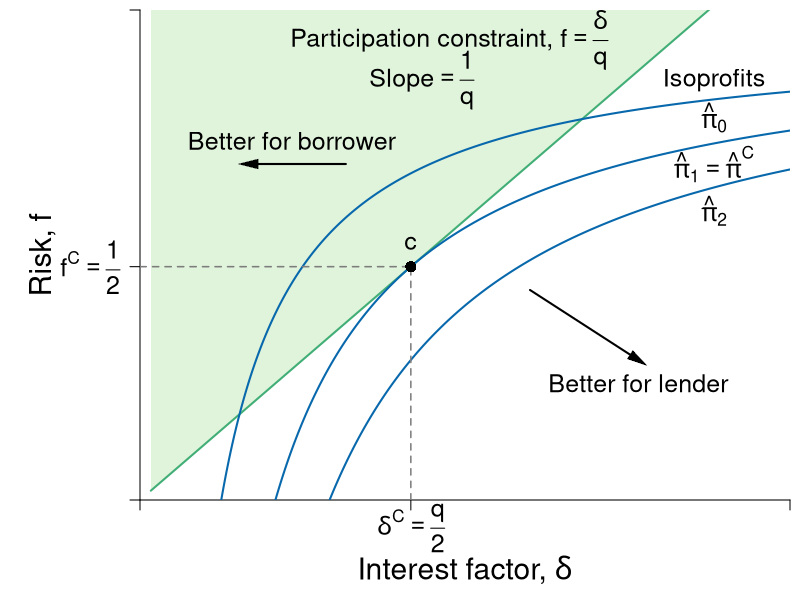

R code for this plot:
#Graph Designer: Simon Halliday, Scott Cohn
#Authors: Bowles, Foley and Halliday
#Title: Coordination, Conflict and Competition: A Text in Microeconomics

library(shape)
pdf(file = "credit/contractual_risk.pdf", width = 8, height = 6)

#Set parameters for graphics
axislabelsize <- 1.8
labelsize <- 1.5
namesize <- 1.8
annotatesize <- 1.5
graphlinewidth <- 2
segmentlinewidth <- 1.5

COL <- c("#7fc97f", "#beaed4", "#fdc086", "#ffff99", "#386cb0", "#f0027f", "#bf5b17", "#666666")
COLA <- c("#e0f3db", "#99d8c9","#66c2a4","#41ae76", "#238b45", "#005824")
COLB <- c("#c6dbef", "#4eb3d3", "#2b8cbe", "#0868ac","#084081")
COLC <- c("#fcfbfd", "#efedf5", "#dadaeb", "#bcbddc", "#9e9ac8", "#807dba", "#6a51a3", "#54278f", "#3f007d")
grays <- gray.colors(25, start = 1, end = 0, alpha = 1)

#Edited the margins to cater for the larger LHS labels
par(mar =  c(5, 7, 0.5, 0.5))

PCFn <- function(delta, q = 0.5) {
  delta/q
}

isoreturnFn <- function(delta, pi=0.125) {
  1 - (pi)/delta
}

xlims <- c(0, 0.6)
ylims <- c(0, 1.05)

npts <- 501 
x <- seq(xlims[1], xlims[2], length.out = npts)
y <- seq(ylims[1], ylims[2], length.out = npts) 
a <- c(2, 4, 6)

plot(0, 0, xlim = xlims, ylim = ylims, type = "n",
     xlab = expression(paste("")),
     ylab = expression(paste("")), 
     xaxt = "n", 
     yaxt = "n", 
     cex.lab = axislabelsize, 
     bty = "n", 
     xaxs = "i", 
     yaxs = "i"
)


ticksy <- c(ylims[1], isoreturnFn(delta= 0.25), ylims[2])
ylabels <- c(NA, expression(paste(f^C, phantom()==frac(1,2))), NA)
ticksx <- c(xlims[1], 0.25, xlims[2])
xlabels <- c(NA, NA, NA)
text(0.25, -0.06, expression(paste(delta^C, phantom()==frac(q, 2))), xpd = TRUE, cex = labelsize) 


axis(1, at = ticksx, pos = 0, labels = xlabels, cex.axis = labelsize)
axis(2, at = ticksy, pos = 0, labels = ylabels, las = 1, cex.axis = labelsize)

npts <- 500 
xx1 <- seq(0.01, xlims[2], length.out = npts)
xx2 <- seq(0, xlims[2], length.out = npts)
xx3 <- seq(1.5, 2.5, length.out = npts)
xx4 <- seq(3, 5, length.out = npts)
xx5 <- seq(7, 9, length.out = npts)



#Draw the polygon for feasibility
xpoly1 <- c(0.01, xx1, 0.01, 0.01)
ypoly1 <- c(0.01, PCFn(xx1), ylims[2], 0.01)
polygon(x = xpoly1, y = ypoly1, col = COLA[1], density = NULL, border = NA)


#Draw the graphs
lines(xx1, PCFn(xx1), col = COLA[4], lwd = graphlinewidth)
lines(xx1, isoreturnFn(xx1), col = COLB[4], lwd = graphlinewidth)
lines(xx1, isoreturnFn(xx1, pi = 0.075), col = COLB[4], lwd = graphlinewidth)
lines(xx1, isoreturnFn(xx1, pi = 0.175), col = COLB[4], lwd = graphlinewidth)


#Label the feasible frontier
#text(0.14, 0.82, expression("Lower interest factor"), cex = labelsize)
text(0.14, 0.77,  expression("Better for borrower"), cex = labelsize)
Arrows(0.19, 0.72, 0.1, 0.72, col = "black", lty = 1, lwd = 2, arr.type = "triangle", arr.lwd = 0.5)

#text(0.14, 0.82, expression("Feasible combinations"), cex = labelsize)
#text(0.14, 0.77,  expression("of risk and interest"), cex = labelsize)
# text(3.2, 0.5, expression("(production possibilities frontier)"), cex = labelsize)
# Arrows(4.35, 0.95, 8.1, 0.95, col = "black", lty = 1, lwd = 2, arr.type = "triangle", arr.lwd = 0.5)

#Axis labels
#mtext(expression(paste("Interest factor, ", delta)), side = 1, line = 2.5, cex = axislabelsize)
text(-0.09, 0.5*(ylims[2]), expression(paste("Risk, ", f)), xpd = TRUE, cex = axislabelsize, srt = 90) 
text(0.5*(xlims[2]), -0.15, expression(paste("Interest factor, ", delta)), xpd = TRUE, cex = axislabelsize) 


# Arrows(0.38, 0.18, 0.58, 0.09, col = "black", lty = 1, lwd = 2, arr.type = "triangle", arr.lwd = 0.5)
# text(0.48, 0.3, expression(paste('More profits')), cex = labelsize, xpd = TRUE)
# text(0.48, 0.23, expression(paste('better for principal')), cex = labelsize, xpd = TRUE)

Arrows(0.36, 0.45, 0.46, 0.3, col = "black", lty = 1, lwd = 2, arr.type = "triangle", arr.lwd = 0.5)
#text(0.48, 0.3, expression(paste('More profits')), cex = labelsize, xpd = TRUE)
text(0.46, 0.25, expression(paste('Better for lender')), cex = labelsize, xpd = TRUE)


#Label participation constraint
text(0.26, 0.985, expression(paste("Participation constraint,")), cex = labelsize)
text(0.41, 0.985, expression(paste(f == frac(delta, q))), cex = labelsize, xpd = TRUE)
text(0.26, 0.9, expression(paste("Slope" == frac(1, q))), cex = labelsize)

#Label Iso-profit
text(0.53, 0.9, expression(paste("Isoprofits")), cex = labelsize)
text(0.53, 0.82, expression(paste(hat(pi)[0])), cex = labelsize)
text(0.53, 0.72, expression(paste(hat(pi)[1] == hat(pi)^C)), cex = labelsize)
text(0.53, 0.62, expression(paste(hat(pi)[2])), cex = labelsize)

segments(0, isoreturnFn(0.25), 0.25, isoreturnFn(0.25), lty = 2, col = grays[20] , lwd = segmentlinewidth)
segments(0.25, 0, 0.25, isoreturnFn(0.25), lty = 2, col = grays[20] , lwd = segmentlinewidth)
text(0.25, isoreturnFn(0.25) + 0.05, expression(paste(c)), cex = labelsize)
points(0.25, isoreturnFn(0.25), pch = 16, col = "black", cex = 1.5)

# slope of indiff
#text(0.35, 0.1, expression(paste("Slope ", phantom() == frac((1 - f),delta ))), cex = labelsize, xpd = TRUE)
# Arrows(0.265, 0.09, 0.21, 0.09, col = "black", lty = 1, lwd = 2, arr.type = "triangle", arr.lwd = 0.5)


dev.off()
